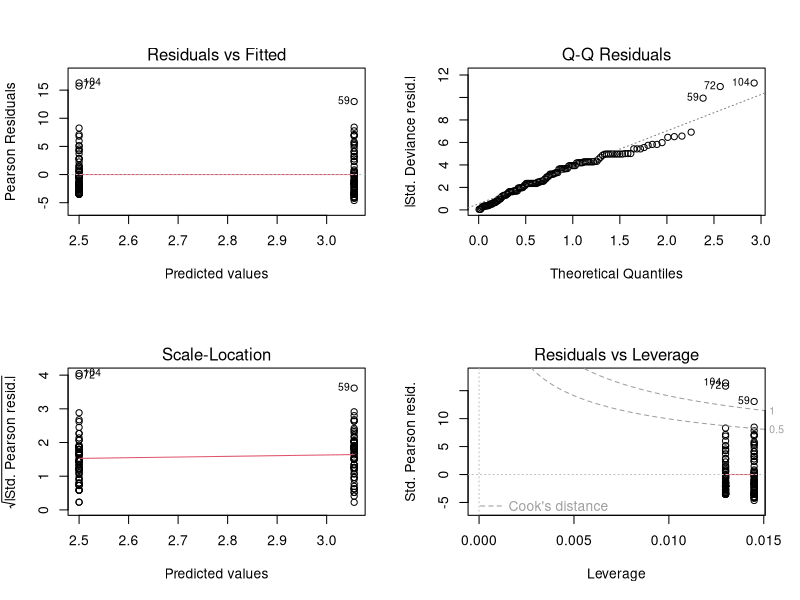

This chart was generated by the following R code:
## ---- chunk 1
# Replace these placeholders with your partnership's assigned values from the table.
data_obj <- MASS::quine
response <- "Days"
candidate_predictor <- "Eth"
fam <- "poisson"
## ---- chunk 2
# Example only. Adapt to your data set.
library(MASS)
dat <- MASS::quine

## ---- chunk 3
library(stats)

# reformulate() builds the formula from the *values* of response and
# candidate_predictor, rather than using those names literally.
mod0 <- glm(
  reformulate("1", response = response),
  data = dat,
  family = fam
)

mod1 <- glm(
  reformulate(candidate_predictor, response = response),
  data = dat,
  family = fam
)

summary(mod0)
summary(mod1)
## ---- chunk 4
coef(summary(mod1))
vcov(mod1)
summary(mod1)$cov.scaled
confint(mod1)
## ---- chunk 5
deviance(mod0)
deviance(mod1)
delta_deviance <- deviance(mod0) - deviance(mod1)
delta_deviance

anova(mod0, mod1)
## ---- chunk 6
residual_summary <- data.frame(
  fitted = fitted(mod1),
  raw = residuals(mod1, type = "response"),
  pearson = residuals(mod1, type = "pearson"),
  deviance = residuals(mod1, type = "deviance"),
  standardized = rstandard(mod1)
)

head(residual_summary)

par(mfrow=c(2,2))
plot(mod1)
## ---- chunk 7
dat$Days[c(59, 72, 104)]
